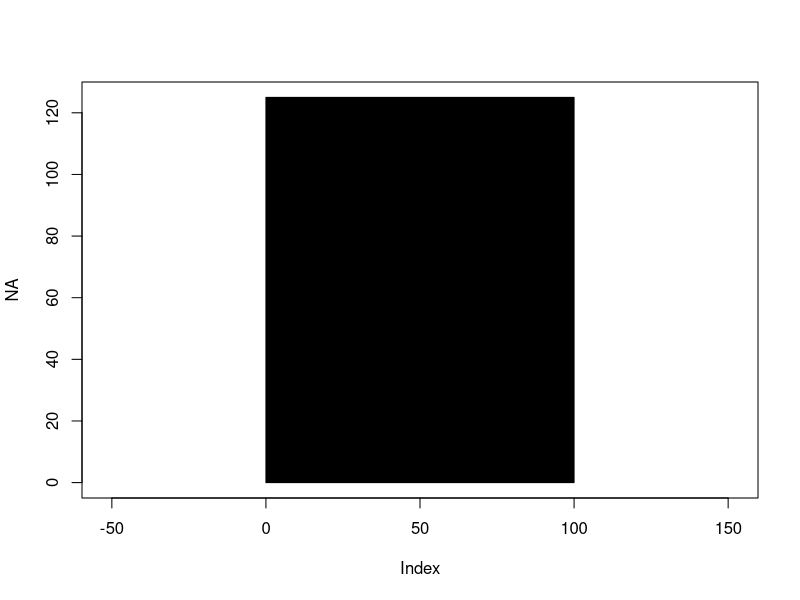

Reproduce this figure in R.
## ---- chunk 1
xdim = 100
ydim = 125
plot(NA, xlim = c(0,xdim),ylim=c(0,ydim),asp = 1)
rect(xleft = 0,xright = xdim,ybottom = 0,ytop=ydim,col="black")
